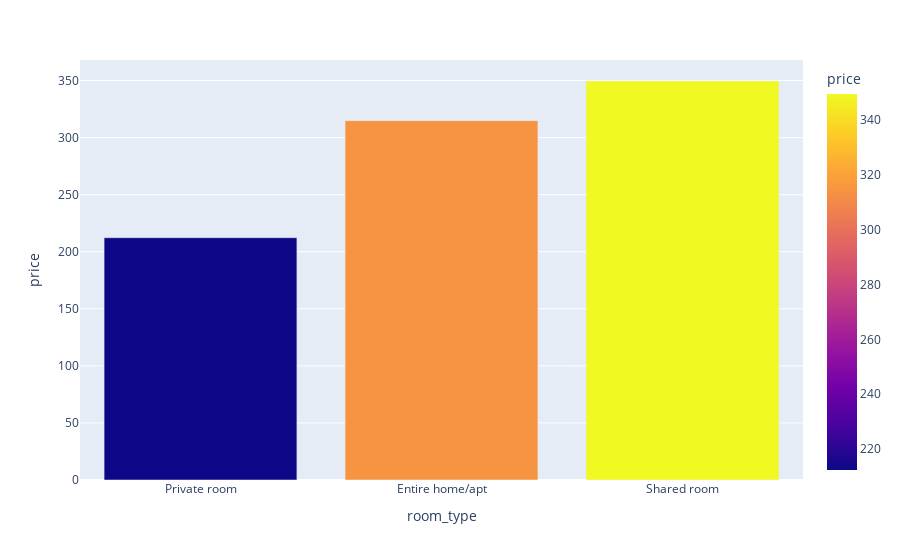

The code cell stored with this chart in its notebook:
### Code cell
pr_df = df.groupby('room_type',as_index=False)['price'].mean().sort_values(by='price')
fig = px.bar(data_frame=pr_df,x='room_type',y='price',color='price')
fig.show()

### Figure 1 — Plotly figure (JSON) as saved in the notebook; plotly's stock layout.template omitted (floating-point values rounded to 4 significant figures)
{"data": [{"alignmentgroup": "True", "hovertemplate": "room_type=%{x}<br>price=%{marker.color}<extra></extra>", "legendgroup": "", "marker": {"color": [212.3, 314.9, 349.6], "coloraxis": "coloraxis", "pattern": {"shape": ""}}, "name": "", "offsetgroup": "", "orientation": "v", "showlegend": false, "textposition": "auto", "type": "bar", "x": ["Private room", "Entire home/apt", "Shared room"], "xaxis": "x", "y": [212.3, 314.9, 349.6], "yaxis": "y"}], "layout": {"barmode": "relative", "coloraxis": {"colorbar": {"title": {"text": "price"}}, "colorscale": [[0, "#0d0887"], [0.1111, "#46039f"], [0.2222, "#7201a8"], [0.3333, "#9c179e"], [0.4444, "#bd3786"], [0.5556, "#d8576b"], [0.6667, "#ed7953"], [0.7778, "#fb9f3a"], [0.8889, "#fdca26"], [1, "#f0f921"]]}, "legend": {"tracegroupgap": 0}, "margin": {"t": 60}, "xaxis": {"anchor": "y", "domain": [0, 1], "title": {"text": "room_type"}}, "yaxis": {"anchor": "x", "domain": [0, 1], "title": {"text": "price"}}}}
